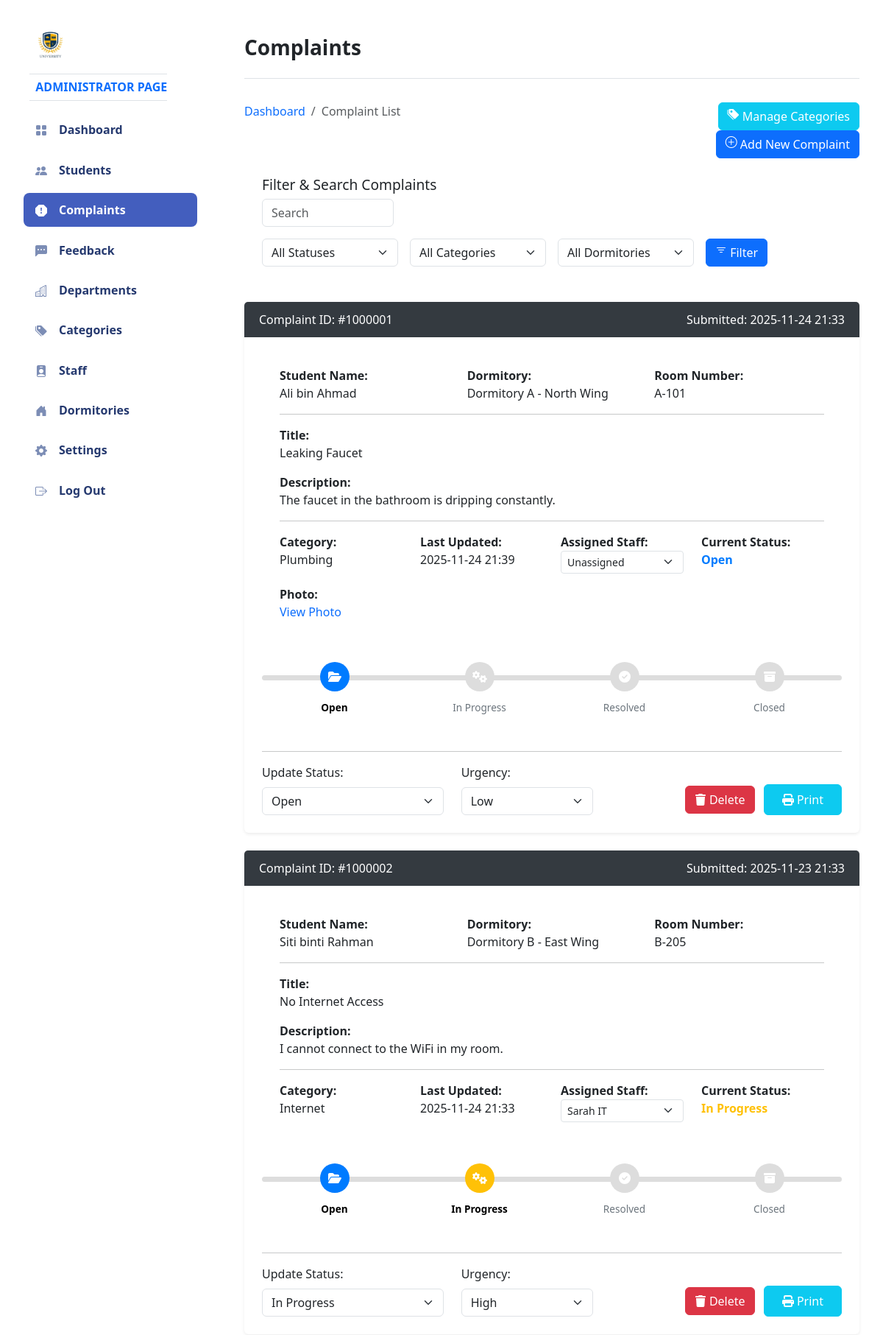
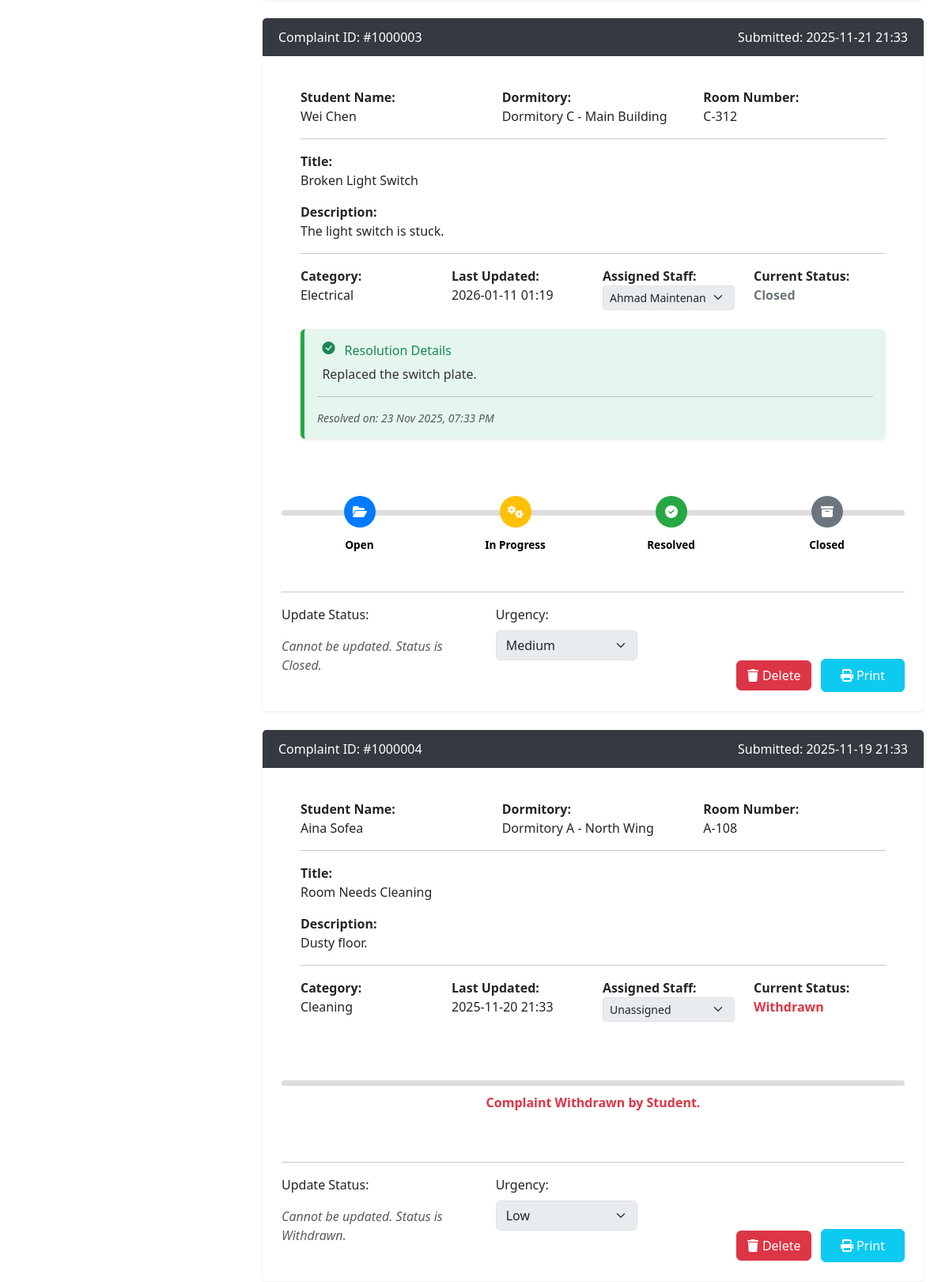
Screenshot of /Admin/complaint.php (signed in, upper part) with the database file from the repository (2 pictures, top to bottom).
### tables this page shows
CREATE TABLE `complaint` (
  `complaint_id` int(11) NOT NULL,
  `student_id` varchar(50) NOT NULL,
  `category_id` int(11) NOT NULL,
  `dormitory_id` int(255) NOT NULL,
  `room_number` varchar(20) NOT NULL,
  `complaint_title` varchar(255) NOT NULL,
  `complaint_description` mediumtext NOT NULL,
  `photo` varchar(255) DEFAULT NULL,
  `urgency_level` enum('low','medium','high','critical') NOT NULL,
  `complaint_status` enum('Open','In Progress','Resolved','Closed','Withdrawn') NOT NULL DEFAULT 'Open',
  `assigned_staff_id` int(11) DEFAULT NULL,
  `resolution_notes` text DEFAULT NULL,
  `is_deleted` tinyint(1) NOT NULL DEFAULT 0,
  `created_at` datetime NOT NULL DEFAULT current_timestamp(),
  `date_updated` datetime NOT NULL,
  `date_resolved` datetime DEFAULT NULL
);

CREATE TABLE `student` (
  `name` varchar(255) NOT NULL,
  `email` varchar(255) NOT NULL,
  `phone` varchar(255) NOT NULL,
  `gender` tinyint(1) NOT NULL,
  `password` varchar(255) NOT NULL,
  `student_id` varchar(50) NOT NULL,
  `room_number` varchar(20) NOT NULL,
  `is_deleted` tinyint(1) NOT NULL DEFAULT 0
);

CREATE TABLE `dormitory` (
  `dormitory_id` int(11) NOT NULL,
  `dormitory_name` varchar(255) NOT NULL,
  `dormitory_code` varchar(10) NOT NULL,
  `is_deleted` tinyint(1) NOT NULL DEFAULT 0
);

CREATE TABLE `categories` (
  `category_id` int(11) NOT NULL,
  `category_name` varchar(100) NOT NULL,
  `department_id` int(11) DEFAULT NULL,
  `is_deleted` tinyint(1) NOT NULL DEFAULT 0
);

### Admin/complaint.php (the view, shortened to what the rows shown need)
<!DOCTYPE html>
<html lang="en">
<?php
include "pages/header.php";
include "admin.php";
$filters = [];
$getall = getFilteredComplaints($filters, $logged_in_user_role, $logged_in_staff_id);
?>
<body>
    <div id="app">
        <div id="main">
            <div class="page-content">
                <?php
                if ($getall && mysqli_num_rows($getall) > 0) {
                    while ($row = mysqli_fetch_assoc($getall)) {
                        $complaint_id = $row["complaint_id"];
                        $complaint_status = $row["complaint_status"];
                        $current_urgency = $row["urgency_level"];
                        $assigned_staff_id = $row["assigned_staff_id"];
                        $can_edit = false;
                        if ($logged_in_user_role == 'admin' || $assigned_staff_id === NULL || $assigned_staff_id == $logged_in_staff_id) {
                            $can_edit = true;
                        }
                        if ($complaint_status == "Closed" || $complaint_status == "Withdrawn") {
                            $can_edit = false;
                        }
                ?>
                        <article class="card mt-4 shadow-sm">
                            <header class="card-header text-white bg-dark d-flex justify-content-between align-items-center">
                                <span>Complaint ID: #<?php echo $complaint_id; ?></span>
                                <span>Submitted: <?php echo date("Y-m-d H:i", strtotime($row["created_at"])); ?></span>
                            </header>
                            <div class="card-body mt-3">
                                <article class="card mb-4">
                                    <div class="card-body">
                                        <div class="row mb-3">
                                            <div class="col-md-4"> <strong>Student Name:</strong>
                                                <br><?php echo htmlspecialchars($row["student_name"] ?? 'N/A'); ?>
                                            </div>
                                            <div class="col-md-4"> <strong>Dormitory:</strong>
                                                <br><?php echo htmlspecialchars($row["dormitory_name"] ?? 'N/A'); ?>
                                            </div>
                                            <div class="col-md-4"> <strong>Room Number:</strong>
                                                <br><?php echo htmlspecialchars($row["room_number"]); ?>
                                            </div>
                                        </div>
                                        <hr>
                                        <div class="row mb-3">
                                            <div class="col-md-12"> <strong>Title:</strong>
                                                <br><?php echo htmlspecialchars($row["complaint_title"]); ?>
                                            </div>
                                        </div>
                                        <div class="row mb-3">
                                            <div class="col-md-12"> <strong>Description:</strong>
                                                <br><?php echo nl2br(htmlspecialchars($row["complaint_description"])); ?>
                                            </div>
                                        </div>
                                        <hr>
                                        <div class="row">
                                            <div class="col-md-3"> <strong>Category:</strong>
                                                <br><?php echo htmlspecialchars(ucfirst($row["category_name"] ?? 'N/A')); ?>
                                            </div>
                                            <div class="col-md-3"> <strong>Last Updated:</strong>
                                                <br><?php echo date("Y-m-d H:i", strtotime($row["date_updated"])); ?>
                                            </div>
                                            <div class="col-md-3"> <strong>Assigned Staff:</strong>
                                                <br>
                                                <?php if ($logged_in_user_role == 'admin') : ?>
                                                    <select onchange='updateData(this, "<?php echo $complaint_id; ?>", "assigned_staff_id", "complaint", "complaint_id")'
                                                            class="form-select form-select-sm"
                                                            <?php echo ($complaint_status == "Closed" || $complaint_status == "Withdrawn") ? 'disabled' : ''; ?>>
                                                        <option value="">Unassigned</option>
                                                        <?php
                                                        $all_staff = getAllStaff();
                                                        if ($all_staff) {
                                                            mysqli_data_seek($all_staff, 0);
                                                            while ($staff_row = mysqli_fetch_assoc($all_staff)) {
                                                                $selected = ($row["assigned_staff_id"] == $staff_row['staff_id']) ? 'selected' : '';
                                                                echo "<option value='{$staff_row['staff_id']}' $selected>" . htmlspecialchars($staff_row['name']) . "</option>";
                                                            }
                                                        }
                                                        ?>
                                                    </select>
                                                <?php else : ?>
                                                    <?php echo htmlspecialchars($row["staff_name"] ?? 'Not Assigned'); ?>
                                                <?php endif; ?>
                                            </div>
                                            <div class="col-md-3"> <strong>Current Status:</strong>
                                                <br><span class="status-<?php echo strtolower(str_replace(' ', '', $complaint_status)); ?>"><?php echo htmlspecialchars($complaint_status); ?></span>
                                            </div>
                                        </div>
                                        <?php if (!empty($row["photo"])) : ?>
                                            <div class="row mt-3">
                                                <div class="col-md-12">
                                                    <strong>Photo:</strong><br>
                                                    <a href="../<?php echo htmlspecialchars($row["photo"]); ?>" target="_blank">View Photo</a>
                                                </div>
                                            </div>
                                        <?php endif; ?>
                                        <?php
                                            if (!empty($row["resolution_notes"])) :
                                        ?>
                                            <div class="alert mt-4 shadow-sm" style="border-left: 5px solid #28a745; background-color: #e5f6ee;">
                                                <h6 class="alert-heading text-success"><i class="bi bi-check-circle-fill me-2"></i> Resolution Details</h6>
                                                <p class="mb-0 mt-2" style="white-space: pre-wrap; color: #333;"><?php echo htmlspecialchars($row["resolution_notes"]); ?></p>
                                                <hr>
                                                <p class="mb-0 small text-muted">
                                                    <em>Resolved on: <?php echo date("d M Y, h:i A", strtotime($row["date_resolved"])); ?></em>
                                                </p>
                                            </div>
                                        <?php endif; ?>
                                    </div>
                                </article>
                                <div class="track mb-5">
                                    <?php
                                    $isOpen = in_array($complaint_status, ['Open', 'In Progress', 'Resolved', 'Closed']);
                                    $isInProgress = in_array($complaint_status, ['In Progress', 'Resolved', 'Closed']);
                                    $isResolved = in_array($complaint_status, ['Resolved', 'Closed']);
                                    $isClosed = ($complaint_status == 'Closed');
                                    $isWithdrawn = ($complaint_status == 'Withdrawn');
                                    if ($isWithdrawn) {
                                        echo "<p class='text-danger w-100 text-center p-3'><strong>Complaint Withdrawn by Student.</strong></p>";
                                    } else {
                                    ?>
                                        <div class="step <?php if ($isOpen) echo "active open"; ?>">
                                            <span class="icon"> <i class="fa fa-folder-open"></i> </span>
                                            <span class="text">Open</span>
                                        </div>
                                        <div class="step <?php if ($isInProgress) echo "active inprogress"; ?>">
                                            <span class="icon"> <i class="fa fa-cogs"></i> </span>
                                            <span class="text">In Progress</span>
                                        </div>
                                        <div class="step <?php if ($isResolved) echo "active resolved"; ?>">
                                            <span class="icon"> <i class="fa fa-check-circle"></i> </span>
                                            <span class="text">Resolved</span>
                                        </div>
                                        <div class="step <?php if ($isClosed) echo "active closed"; ?>">
                                            <span class="icon"> <i class="fa fa-archive"></i> </span>
                                            <span class="text">Closed</span>
                                        </div>
                                    <?php } ?>
                                </div>
                                <hr>
                                <div class="row align-items-end">
                                    <div class="col-md-4">
                                        <label for="complaint_status_<?php echo $complaint_id; ?>" class="form-label">Update Status:</label>
                                        <?php if ($complaint_status == "Closed" || $complaint_status == "Withdrawn") : ?>
                                            <p class="form-control-static text-muted pt-2">
                                                <em>Cannot be updated. Status is <?php echo htmlspecialchars($complaint_status); ?>.</em>
                                            </p>
                                        <?php elseif (!$can_edit && $logged_in_user_role != 'admin') : ?>
                                            <p class="form-control-static text-muted pt-2">
                                                <em>Assigned to another staff.</em>
                                            </p>
                                        <?php else : ?>
                                            <select onchange='confirmStatusChange(this, "<?php echo $complaint_id; ?>", "<?php echo $complaint_status; ?>")'
                                                    id="complaint_status_<?php echo $complaint_id; ?>"
                                                    class='form-select'
                                                    name="complaint_status">
                                                <option value="Open" <?php if ($complaint_status == "Open") echo "selected"; ?>>Open</option>
                                                <option value="In Progress" <?php if ($complaint_status == "In Progress") echo "selected"; ?>>In Progress</option>
                                            </select>
                                        <?php endif; ?>
                                    </div>
                                    <div class="col-md-3" style="align-self: baseline;">
                                        <label for="urgency_level_<?php echo $complaint_id; ?>" class="form-label">Urgency:</label>
                                        <select onchange='updateData(this, "<?php echo $complaint_id; ?>","urgency_level", "complaint", "complaint_id")'
                                                id="urgency_level_<?php echo $complaint_id; ?>"
                                                class='form-select'
                                                name="urgency_level"
                                                <?php echo ($complaint_status == "Closed" || $complaint_status == "Withdrawn" || $logged_in_user_role != 'admin' || !$can_edit) ? 'disabled' : ''; ?>>
                                            <option value="low" <?php if ($current_urgency == "low") echo "selected"; ?>>Low</option>
                                            <option value="medium" <?php if ($current_urgency == "medium") echo "selected"; ?>>Medium</option>
                                            <option value="high" <?php if ($current_urgency == "high") echo "selected"; ?>>High</option>
                                        </select>
                                    </div>
                                    <div class="col-md-5 text-md-end mt-3 mt-md-0">
                                        <?php if ($logged_in_user_role == 'admin') : ?>
                                            <button type="button" onclick="deleteData(<?php echo $complaint_id; ?>,'complaint', 'complaint_id')" class="btn btn-danger">
                                                <i class="fa-solid fa-trash"></i> Delete
                                            </button>
                                        <?php endif; ?>
                                        <a href="get_complaint_report.php?complaint_id=<?php echo $complaint_id; ?>" target="_blank" class="btn btn-info py-2 px-4 text-white ms-2">
                                            <i class="fa-solid fa-print"></i> Print
                                        </a>
                                    </div>
                                </div>
                            </div>
                        </article>
                <?php
                    }
                } else {
                    echo "<div class='alert alert-info mt-4'>No complaints found.</div>";
                }
                ?>
            </div>
        </div>
    </div>
</body>
</html>

### rows the page displays
complaint: complaint_id "1000001", created_at "2025-11-24 21:33", student.name "Ali bin Ahmad", dormitory.dormitory_name "Dormitory A - North Wing", room_number "A-101", complaint_title "Leaking Faucet", complaint_description "The faucet in the bathroom is dripping constantly.", category.category_name "Plumbing", date_updated "2025-11-24 21:39", complaint_status "Open", shows "In Progress", urgency_level "Low"
complaint: complaint_id "1000002", created_at "2025-11-23 21:33", student.name "Siti binti Rahman", dormitory.dormitory_name "Dormitory B - East Wing", room_number "B-205", complaint_title "No Internet Access", complaint_description "I cannot connect to the WiFi in my room.", category.category_name "Internet", date_updated "2025-11-24 21:33", complaint_status "In Progress", shows "Open", urgency_level "High"
complaint: complaint_id "1000003", created_at "2025-11-21 21:33", student.name "Wei Chen", dormitory.dormitory_name "Dormitory C - Main Building", room_number "C-312", complaint_title "Broken Light Switch", complaint_description "The light switch is stuck.", category.category_name "Electrical", date_updated "2026-01-11 01:19", complaint_status "Closed", resolution_notes "Replaced the switch plate.", date_resolved "23 Nov 2025, 07:33 PM", shows "Open", urgency_level "Medium"
complaint: complaint_id "1000004", created_at "2025-11-19 21:33", student.name "Aina Sofea", dormitory.dormitory_name "Dormitory A - North Wing", room_number "A-108", complaint_title "Room Needs Cleaning", complaint_description "Dusty floor.", category.category_name "Cleaning", date_updated "2025-11-20 21:33", complaint_status "Withdrawn", shows "Complaint Withdrawn by Student.", urgency_level "Low"

### other values shown
form field value "Sarah IT"
form field value "Ahmad Maintenance"
